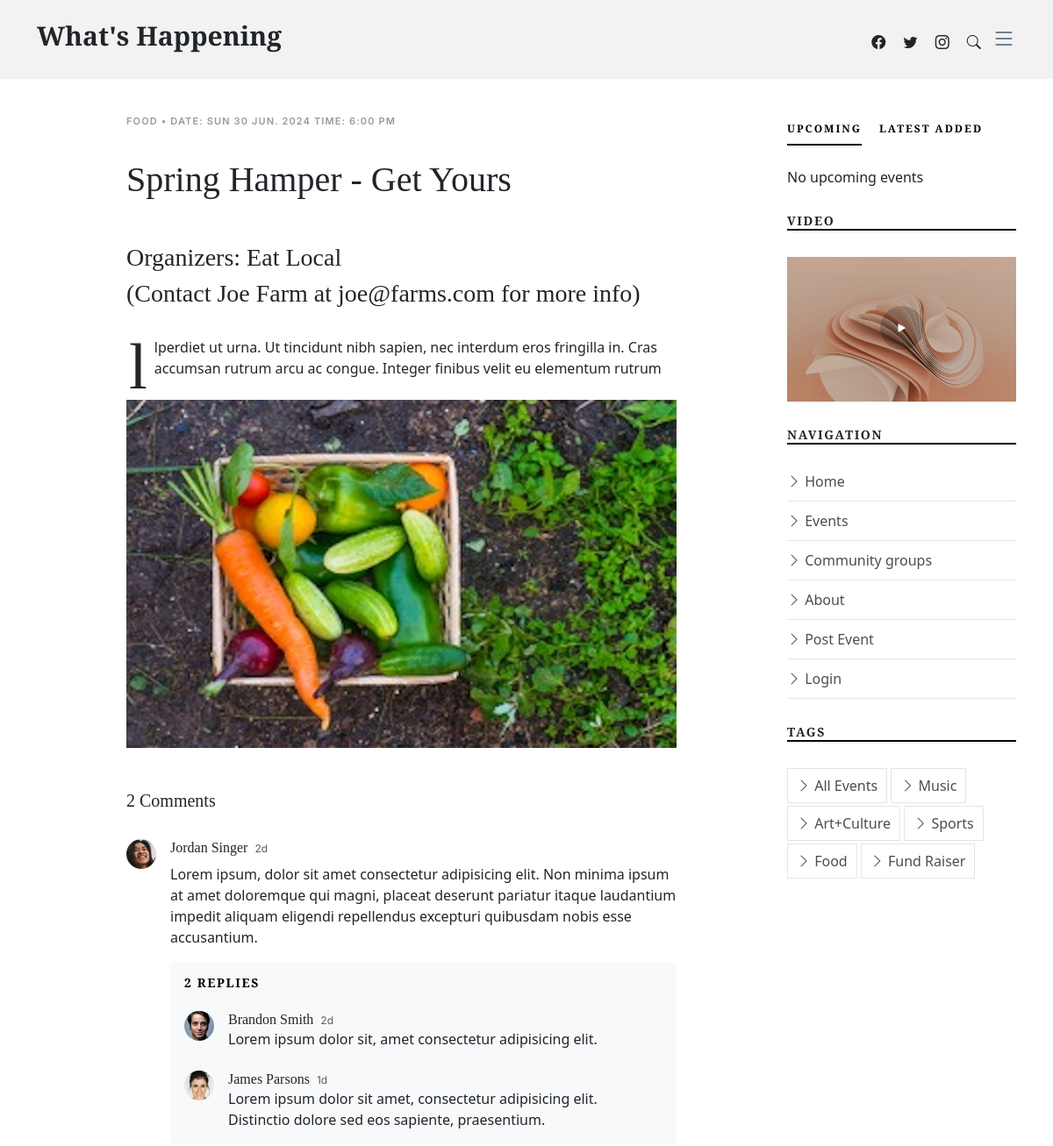
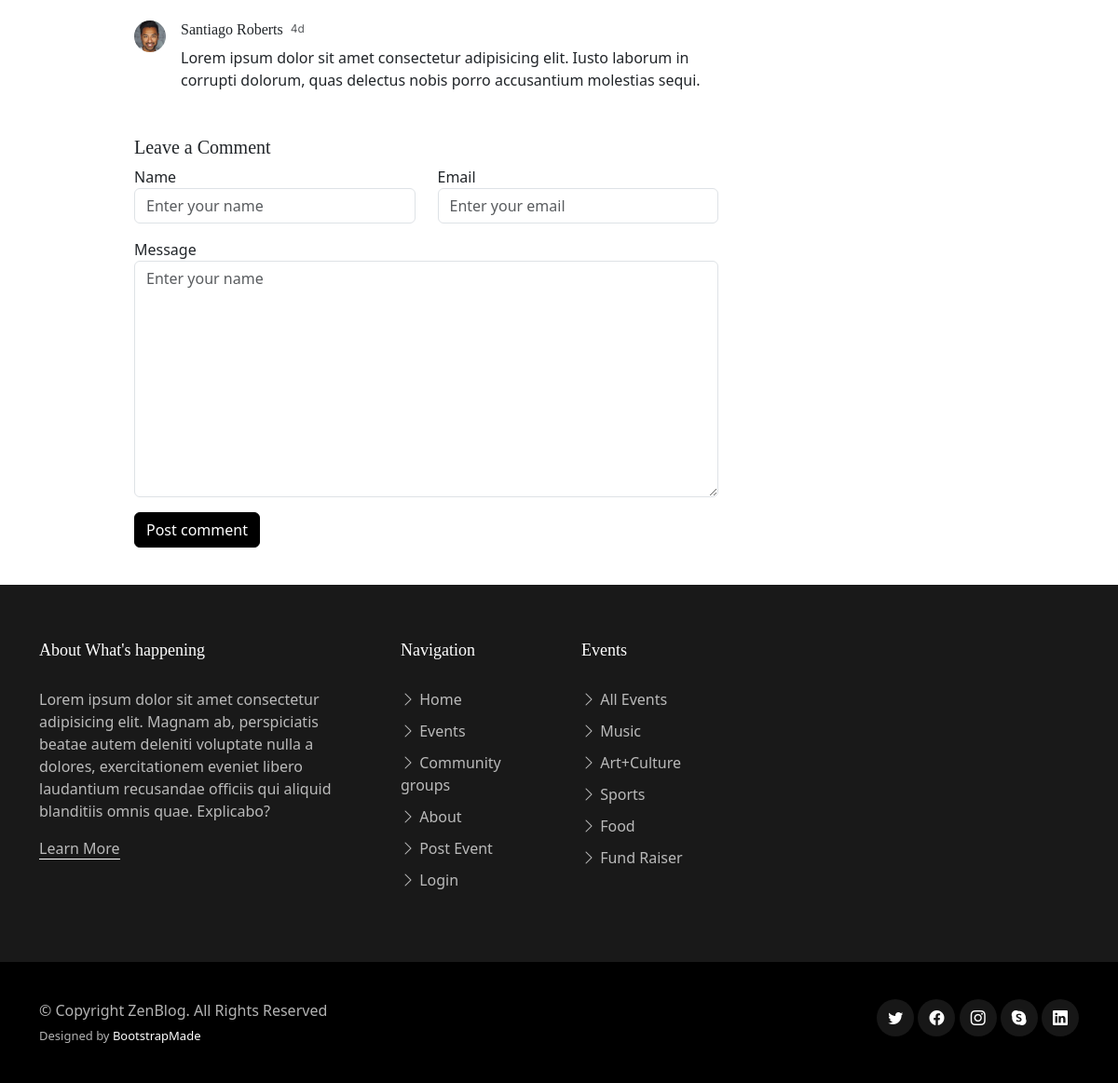
Page /single-post.php?event=10 on the committed database (2 pictures, top to bottom).
### tables this page shows
CREATE TABLE `Events` (
  `EventID` int NOT NULL,
  `EventTypeID` int NOT NULL,
  `GroupID` int NOT NULL,
  `EventDate` timestamp NOT NULL DEFAULT CURRENT_TIMESTAMP,
  `SubmitDate` timestamp NOT NULL DEFAULT CURRENT_TIMESTAMP,
  `EventTitle` varchar(100) NOT NULL,
  `EventImage` varchar(50) NOT NULL,
  `EventDesc` text NOT NULL
);

CREATE TABLE `EventTypes` (
  `EventTypeID` int NOT NULL,
  `EventType` varchar(100) NOT NULL
);

CREATE TABLE `Groups` (
  `GroupID` int NOT NULL,
  `GroupName` varchar(100) NOT NULL,
  `GroupImage` varchar(50) NOT NULL,
  `GroupType` varchar(100) NOT NULL,
  `GroupDesc` text NOT NULL,
  `ContactName` varchar(255) NOT NULL,
  `ContactEmail` varchar(255) NOT NULL
);

### single-post.php (the view, shortened to what the rows shown need)
<!DOCTYPE html>
<html lang="en">
<head>
  <link href="assets/vendor/bootstrap/css/bootstrap.min.css" rel="stylesheet">
  <link href="assets/vendor/bootstrap-icons/bootstrap-icons.css" rel="stylesheet">
  <link href="assets/vendor/swiper/swiper-bundle.min.css" rel="stylesheet">
  <link href="assets/vendor/glightbox/css/glightbox.min.css" rel="stylesheet">
  <link href="assets/vendor/aos/aos.css" rel="stylesheet">
  <link href="assets/css/variables.css" rel="stylesheet">
  <link href="assets/css/main.css" rel="stylesheet">
</head>
<body>
  <header id="header" class="header d-flex align-items-center fixed-top">
    <div class="container-fluid container-xl d-flex align-items-center justify-content-between">
      <a href="index.php" class="logo d-flex align-items-center">
    <h1>What's Happening</h1>
  </a>
    </div>
  </header>
  <main id="main">
     <section class="single-post-content">
      <div class="container">
        <div class="row">
          <div class="col-md-9 post-content" data-aos="fade-up">
              <?php
               $db_hostname = '127.0.0.1';
               $db_username = 'root';
               $db_password = 'root';
               $db_database = 'whats_happening';
               $conn = new mysqli($db_hostname, $db_username, $db_password, $db_database);
               if (isset($_GET['event'])) {
                $event_id = $_GET['event'];
               $myquery = "SELECT events.*, groups.GroupName, groups.ContactName, groups.ContactEmail, eventtypes.EventType
              FROM `Events`
              INNER JOIN `Groups` ON events.GroupID = groups.GroupID
              INNER JOIN eventtypes ON events.EventTypeID = eventtypes.EventTypeID
              WHERE events.EventID = $event_id";
               if($result = $conn->query($myquery)){
                 while($row = $result->fetch_assoc()){
                   $Name = $row['GroupName'];
                   $Category = $row['EventType'];
                   $Date = date("D j M. Y", strtotime($row['EventDate']));
                    $Time = date("g:i A", strtotime($row['EventDate']));
                   $Event = $row['EventTitle'];
                   $Description = $row['EventDesc'];
                   $EventImage = $row['EventImage'];
                   $ContactName = $row['ContactName'];
                   $ContactEmail = $row['ContactEmail'];
              $Substring = substr($Description, 1);
              echo <<<HEREDOCIDENTIFIER
              <div class="single-post">
              <div class="post-meta"><span class="date">$Category • DATE: $Date TIME: $Time</span></div><br>
              <h1 class="mb-5">$Event</h1>
              <h3 class ="mb-2">Organizers: $Name</h3>
              <h3 class ="mb-2">(Contact $ContactName at $ContactEmail for more info)</h3><br>
              <p><span class="firstcharacter">$Description[0]</span>$Substring</p>
              <figure class="my-4">
                <img src="$EventImage" alt="" class="img-fluid">
              </figure>
HEREDOCIDENTIFIER;
               }
              }else{
                echo "Nothing here to display! Sorry!";
              }
            } else{
              echo "Event ID not provided";
            }
              ?>
            </div>
          </div>
        </div>
      </div>
    </section>
  </main>
</body>
</html>

### rows in the picture
events: EventTypeID.EventType "FOOD", EventDate "SUN 30 JUN. 2024", EventDate "6:00 PM", EventTitle "Spring Hamper - Get Yours", GroupID.GroupName "Eat Local", GroupID.ContactName "Joe Farm", GroupID.ContactEmail "joe@farms.com", EventDesc "l", EventDesc "lperdiet ut urna. Ut tincidunt nibh sapien, nec interdum eros fringilla in. Cras accumsan rutrum arcu ac congue. Integer finibus velit eu elementum rutrum", EventImage (picture)
